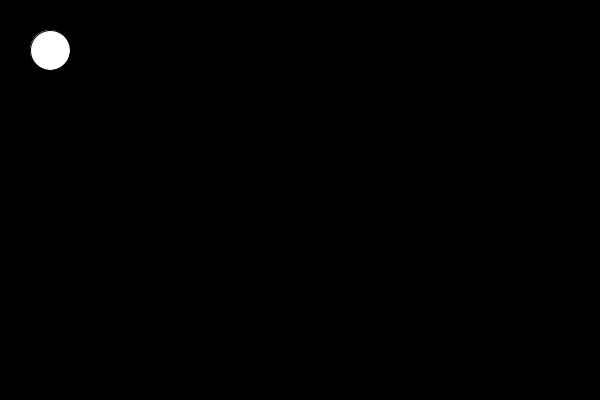
Frame 1 (no input)
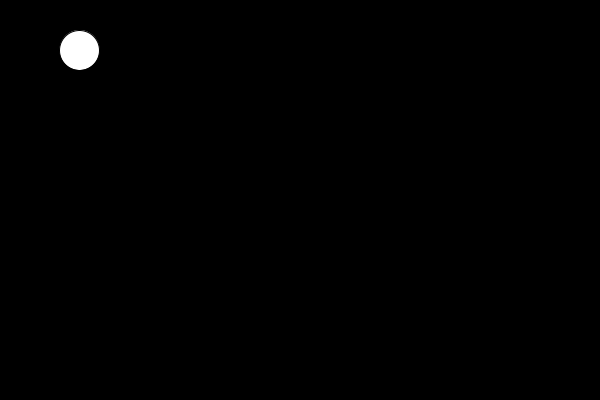
Frame 60 (the mouse pressed at the canvas centre just before this capture)
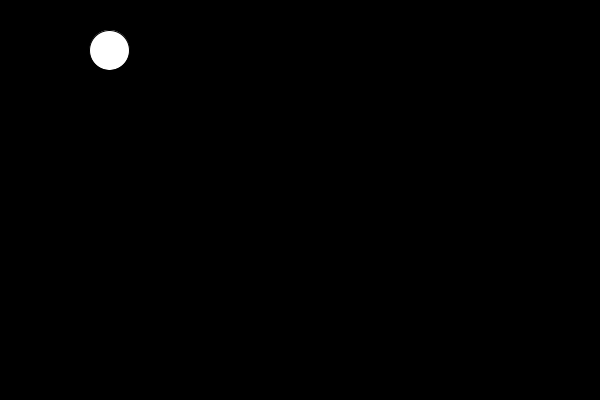
Frame 120 (the mouse held since frame 60 and released just before this capture)

The Processing sketch that drew these frames (run headless with seeded random() and noise(); from frame 60 on, the mouse is pressed at the canvas centre):

// Processing sketch: erase_screen
// ── erase_screen.pde
float x = 50;

void setup(){
  size(600, 400);
}

void draw(){
  background(0);
   ellipse(x, 50, 40, 40);
   x = x+ 0.5;
}
